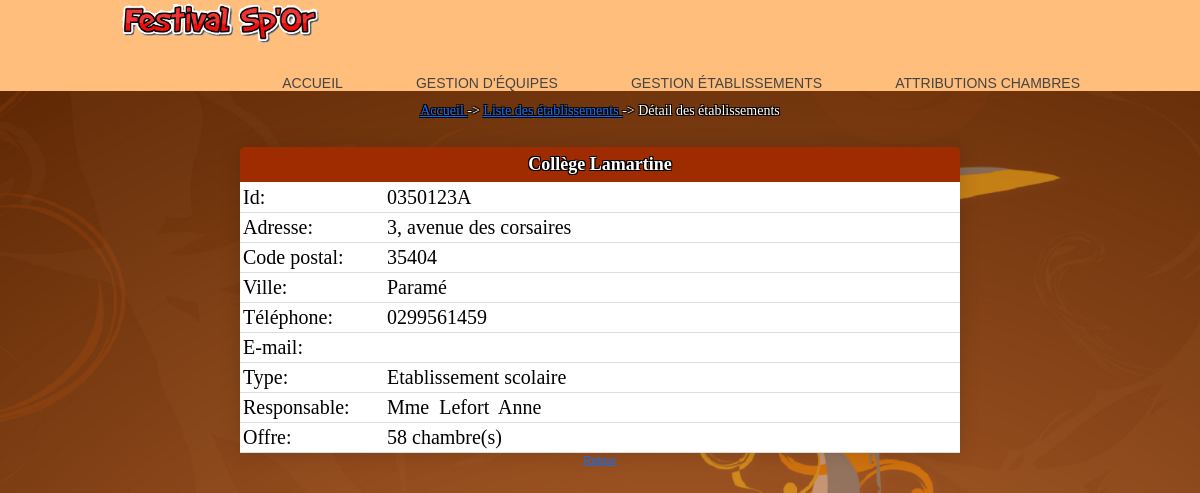
The app's page /detailEtablissement.php?id=0350123A with its own data.
### tables this page shows
create table Etablissement 
(
	id char(8) not null, 
	nom varchar(45) not null,
	adresseRue varchar(45) not null, 
	codePostal char(5) not null, 
	ville varchar(35) not null,
	tel varchar(13) not null,
	adresseElectronique varchar(70), 
	type integer(1) not null,
	civiliteResponsable varchar(12) not null,
	nomResponsable varchar(25) not null,
	prenomResponsable varchar(25),
	nombreChambresOffertes integer,
	constraint pk_Etablissement primary key(id)
);

### _gestionBase.inc.php (called while the page is built, shortened)
<?php
   $hote="localhost";
   $login="root";
   $mdp="";
   try{
      $connexion = new PDO("mysql:host=$hote;dbname=festival", $login, $mdp);
      $connexion->exec("set names utf8");
      return $connexion;
   }
   catch(PDOException $e){
      echo "Erreur :" . $e->getMessage();
      die();
   }
function obtenirDetailEtablissement($connexion, $id)
{
   $req="SELECT * from Etablissement where id='$id'";
   $rsEtab=$connexion->query($req);
   return $rsEtab->fetchAll();
}
?>

### detailEtablissement.php (the view, shortened to what this page needs)
<?php
include("_debut.inc.php");
include("_gestionBase.inc.php");
echo "<br><p class='textArianne' align='center'><a href = 'index.php'> Accueil </a> -> <a href = 'listeEtablissements.php'>
Liste des établissements </a> -> Détail des établissements</p><br>";
$id=$_REQUEST['id'];
$lgEtab=obtenirDetailEtablissement($connexion, $id);
foreach ($lgEtab as $row) {
   $nom=$row['nom'];
   $adresseRue=$row['adresseRue'];
   $codePostal=$row['codePostal'];
   $ville=$row['ville'];
   $tel=$row['tel'];
   $adresseElectronique=$row['adresseElectronique'];
   $type=$row['type'];
   $civiliteResponsable=$row['civiliteResponsable'];
   $nomResponsable=$row['nomResponsable'];
   $prenomResponsable=$row['prenomResponsable'];
   $nombreChambresOffertes=$row['nombreChambresOffertes'];
   echo "
   <table width='60%' cellspacing='0' cellpadding='0' align='center'
   class='content-table'>
      <thead>
      <tr>
         <th colspan='3'>$nom</th>
      </tr>
      </thead>
      <tr>
         <td  width='20%'> Id: </td>
         <td>$id</td>
      </tr>
      <tr>
         <td> Adresse: </td>
         <td>$adresseRue</td>
      </tr>
      <tr>
         <td> Code postal: </td>
         <td>$codePostal</td>
      </tr>
      <tr>
         <td> Ville: </td>
         <td>$ville</td>
      </tr>
      <tr>
         <td> Téléphone: </td>
         <td>$tel</td>
      </tr>
      <tr>
         <td> E-mail: </td>
         <td>$adresseElectronique</td>
      </tr>
      <tr>
         <td> Type: </td>";
         if ($type==1)
         {
            echo "<td> Etablissement scolaire </td>";
         }
         else
         {
            echo "<td> Autre établissement </td>";
         }
      echo "
      </tr>
      <tr>
         <td> Responsable: </td>
         <td>$civiliteResponsable&nbsp; $nomResponsable&nbsp; $prenomResponsable
         </td>
      </tr>
      <tr>
         <td> Offre: </td>
         <td>$nombreChambresOffertes&nbsp;chambre(s)</td>
      </tr>
   </table>
   <table align='center'>
      <tr>
         <td align='center'><a href='listeEtablissements.php'>Retour</a>
         </td>
      </tr>
   </table>";
}
?>

### css/cssGeneral.css (style rules this page uses)
.basePage { color:black; font:11px Arial, Helvetica, sans-serif; }
.textArianne { color:#FFFFFF; font:14px Georgia, "Times New Roman", Times, serif; text-shadow: -1px -1px 0 #000, 1px -1px 0 #000, -1px 1px 0 #000, 1px 1px 0 #000; }
td,tr { text-align: left; font:11px Arial, Helvetica, sans-serif; }
.content-table { border-radius: 5px 5px 0 0; overflow: hidden; box-shadow: 0 0 20px rgba(0, 0, 0, 0.15); }
.content-table thead tr { height:35px; font:18px Georgia, "Times New Roman", Times, serif; text-shadow: -1px -1px 0 #000, 1px -1px 0 #000, -1px 1px 0 #000, 1px 1px 0 #000; text-align:center; background-color: #9F2B00; color: #ffffff; }
.content-table td { background-color:#ffffff; height:30px; text-align:left; color:#000; font:20px Georgia, "Times New Roman", Times, serif; padding-left:3px; }
.content-table tbody tr { border-bottom: 1px solid #dddddd; }
.content-table tbody tr:nth-of-type(even) { background-color: #000; }

### css/fond.css (style rules this page uses)
body { background-image: url("../images/fond4.PNG"); background-size: cover; background-repeat: no-repeat; background-attachment: fixed; }

### records on screen
etablissement: nom "Collège Lamartine", adresseRue "3, avenue des corsaires", codePostal "35404", ville "Paramé", tel "0299561459", type "Etablissement scolaire", civiliteResponsable "Mme", nomResponsable "Lefort", prenomResponsable "Anne", nombreChambresOffertes "58"
